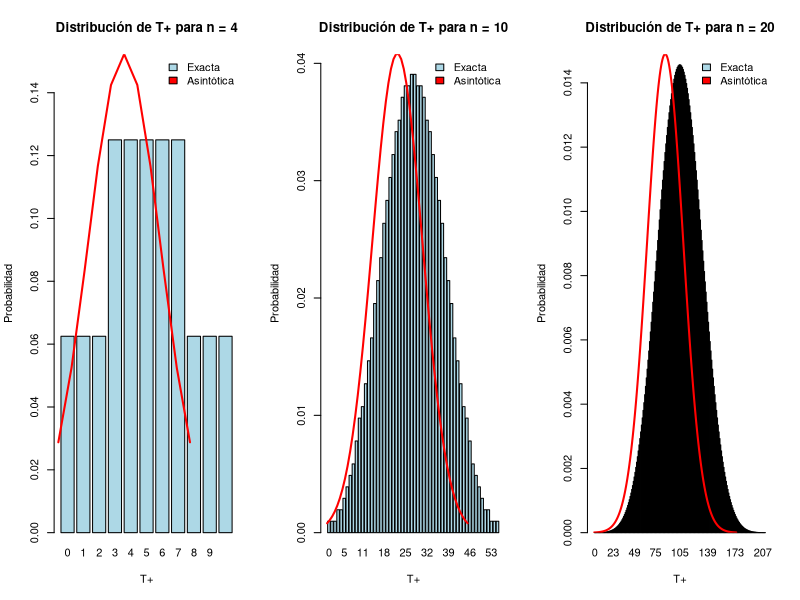

This figure's R source:
# Pregunta 1
class(c(T,F))
class(c(T,F,1))
class(c(T,F,1,"1"))

# Pregunta 2
class(density)
class(density(1:100))

# Pregunta 3
length(methods(print))
length(methods(class="density"))

# Pregunta 4
help(unclass)

ttest <- t.test(1:10, 11:20)
class(ttest)
class(unclass(ttest))

# Pregunta 10
calcular_distribucion_T_mas <- function(n) {
  subconjuntos <- list()
  sumas <- integer()
  
  for (i in 0:n) {
    if (i == 0) {
      subconjuntos[[1]] <- list("{}")  # Vacio
      sumas[1] <- 0
    } else {
      current_subconjuntos <- combn(n, i, simplify = FALSE)
      current_sumas <- sapply(current_subconjuntos, sum)
      subconjuntos <- c(subconjuntos, current_subconjuntos)
      sumas <- c(sumas, current_sumas)
    }
  }
  
  sumas_unicas <- sort(unique(sumas))
  frecuencias <- table(sumas)
  
  subconjuntos_format <- sapply(sumas_unicas, function(t) {
    indices <- which(sumas == t)
    formateados <- sapply(indices, function(idx) {
      paste0("{", paste(subconjuntos[[idx]], collapse = ", "), "}")
    })
    paste(formateados, collapse = ", ")
  })
  
  probabilidades <- frecuencias / length(sumas)
  
  resultado <- data.frame(
    t <- sumas_unicas,
    S_n_t <- subconjuntos_format,
    `#S_n,t` <- as.integer(probabilidades * length(sumas)),
    `p_n(t)` <- as.numeric(probabilidades)
  )
  
  rownames(resultado) <- NULL
  resultado
}

n <- 5
tabla_distribucion <- calcular_distribucion_T_mas(n)
print(tabla_distribucion)

# Pregunta 12
particiones <- function(t, n) {
  if (t < 0 || t > n * (n + 1) / 2) { # Caso base
    return(0)
  }
  if (n == 0) {
    return(ifelse(t == 0, 1, 0))
  }
  return(particiones(t, n - 1) + particiones(t - n, n - 1)) # Paso Recursivo
}

stopifnot(
  particiones(3, 4) == 2,
  particiones(24, 12) == 67,
  particiones(55, 10) == 1,
  particiones(45, 30) == 1938
)

# Pregunta 13
dTmas <- function(x, n) { # Funcion probabilidad puntual dTmas
  probabilidades <- numeric(length(x))
  
  for (i in seq_along(x)) {
    t <- x[i]
    probabilidades[i] <- particiones(t, n) / 2^n
  }
  
  return(probabilidades)
}

pTmas <- function(x, n) { # Funcion distribucion acumulada pTmas
  proba_acumulada <- numeric(length(x))
  
  for (i in seq_along(x)) {
    t <- x[i]
    proba_acumulada[i] <- sum(dTmas(0:t, n))
  }
  
  return(proba_acumulada)
}

n <- 15
t <- 34
stopifnot(
  dTmas(24, 12) == 67 / 2^12,
  all(dTmas(0:10, 4) == c(1, 1, 1, 2, 2, 2, 2, 2, 1, 1, 1) / 16),
  abs(sum(dTmas(0:21, 6)) - 1) < 1e-8,
  dTmas(0:2, 55) == 2^-55,
  dTmas(t, n) == dTmas(n * (n + 1) / 2 - t, n),
  pTmas(t, n) == 1 - pTmas(n * (n + 1) / 2 - (t + 1), n)
)

# Pregunta 14
mi.wilcox.test <- function(x, alternative = "two.sided", mu = 0) {
  stopifnot(is.numeric(x), is.character(alternative), is.numeric(mu))
  alternative <- match.arg(alternative, choices = c("two.sided", "greater", "less"))
  
  x_centered <- x - mu
  
  rangos <- rank(abs(x_centered))
  signos <- ifelse(x_centered > 0, 1, 0)
  T_plus <- sum(signos * rangos)
  
  # T+ bajo H0
  n <- length(x)
  all_possible_T_plus <- 0:(n * (n + 1) / 2)
  prob_T_plus <- dTmas(all_possible_T_plus, n)
  
  if (alternative == "two.sided") {
    p_value <- 2 * min(
      sum(prob_T_plus[T_plus + 1:length(prob_T_plus)]),
      sum(prob_T_plus[1:(T_plus + 1)])
    )
    
  } else if (alternative == "greater") {
    p_value <- sum(prob_T_plus[(T_plus + 1):length(prob_T_plus)])
  } else if (alternative == "less") {
    p_value <- sum(prob_T_plus[1:(T_plus + 1)])
  }
  
  result <- list(
    statistic = T_plus,
    p.value = p_value,
    alternative = alternative,
    method = "Wilcoxon Signed-Rank Test",
    data.name = deparse(substitute(x))
  )
  class(result) <- "htest"
  return(result)
}

set.seed(1234)
n <- 20
X <- rnorm(n)
theta0 <- -1

R_wilcox <- wilcox.test(X, alternative="greater", mu = theta0)
mi_wilcox <- mi.wilcox.test(X, alternative="greater", mu = theta0)

stopifnot(
  mi_wilcox$statistic == R_wilcox$statistic,
  abs(mi_wilcox$p.value - R_wilcox$p.value) < 1e-6,
  mi_wilcox$alternative == R_wilcox$alternative,
  class(mi_wilcox) == "htest"
)

print(mi_wilcox)

# Pregunta 17
# Función distribución exacta
graficar_distribuciones <- function(n) {
  max_T_plus <- n * (n + 1) / 2
  posibles_T_plus <- 0:max_T_plus
  
  prob_exacta <- dTmas(posibles_T_plus, n)
  
  media <- n * (n + 1) / 4
  varianza <- n * (n + 1) * (2 * n + 1) / 24
  sd <- sqrt(varianza)
  
  prob_asintotica <- dnorm(posibles_T_plus, mean = media, sd = sd)
  prob_asintotica <- prob_asintotica / sum(prob_asintotica) * sum(prob_exacta)
  
  barplot(
    prob_exacta,
    names.arg = posibles_T_plus,
    col = "lightblue",
    ylim = c(0, max(prob_exacta, prob_asintotica)),
    main = paste("Distribución de T+ para n =", n),
    xlab = "T+",
    ylab = "Probabilidad"
  )
  lines(posibles_T_plus, prob_asintotica, col = "red", lwd = 2)
  legend("topright", legend = c("Exacta", "Asintótica"), fill = c("lightblue", "red"), bty = "n")
}

n1 <- 4
n2 <- 10
n3 <- 20

par(mfrow = c(1, 3))
graficar_distribuciones(n1)
graficar_distribuciones(n2)
graficar_distribuciones(n3)
par(mfrow = c(1, 1))

# Pregunta 18
set.seed(1984)
n <- 12
theta1 <- 1
sigma_sq <- 1
alpha <- 0.05
X <- rnorm(n, mean = theta1, sd = sqrt(sigma_sq))

# H0: theta = 0 vs H1: theta > 0
wilcox_test <- wilcox.test(X, alternative = "greater", mu = 0, exact = FALSE)
cat("Resultado del test de Wilcoxon:\n")
print(wilcox_test)

# Bootstrap
m <- 10000

set.seed(1984)
rechazos <- replicate(m, {
  X_boot <- rnorm(n, mean = theta1, sd = sqrt(sigma_sq))
  wilcox_test <- wilcox.test(X_boot, alternative = "greater", mu = 0, exact = FALSE)
  wilcox_test$p.value <= alpha
})

# Potencia estimada
potencia_estimada <- mean(rechazos)
cat("\nLa potencia estimada del test es:", potencia_estimada, "\n")
